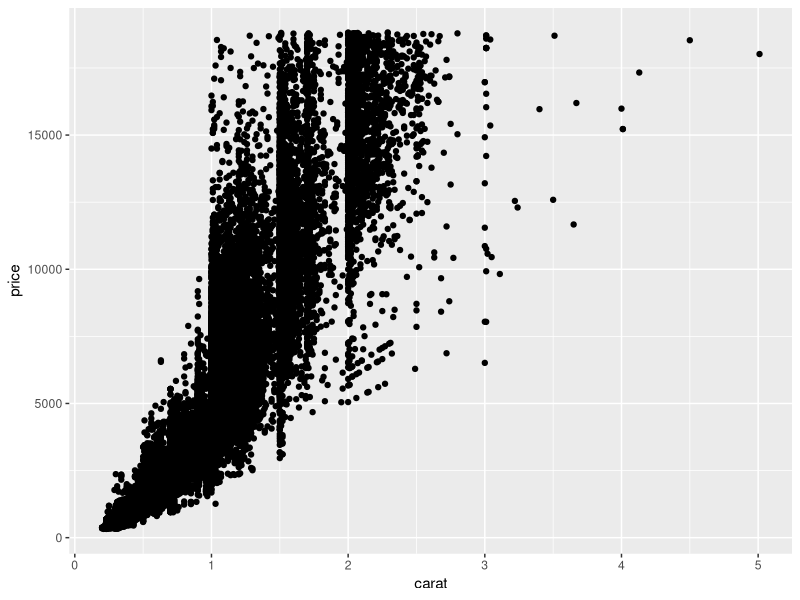
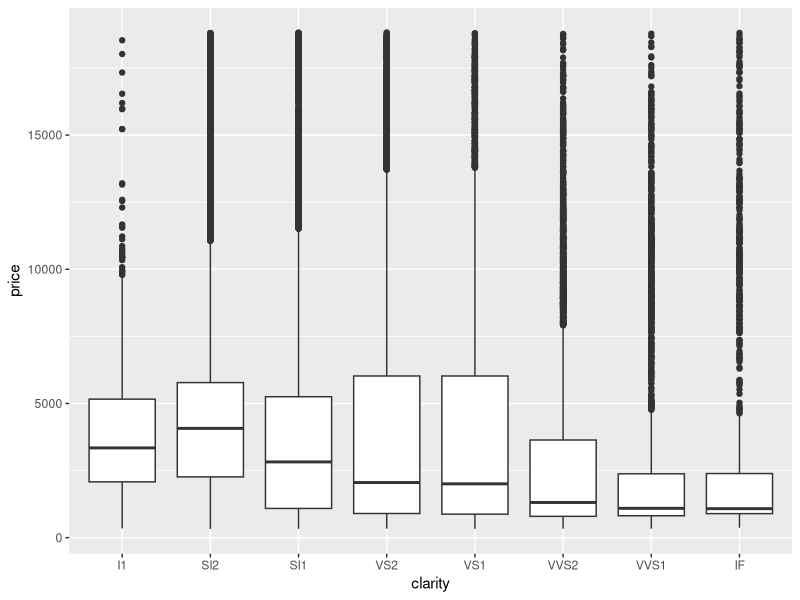
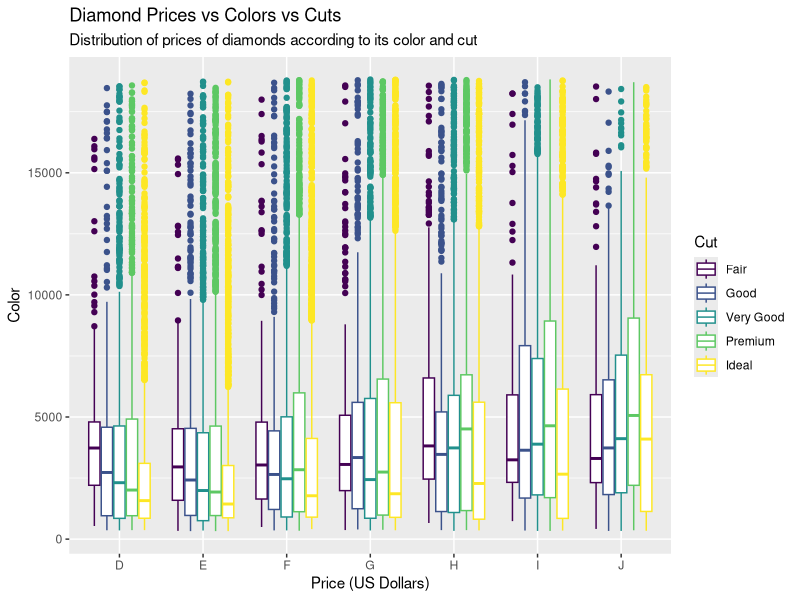
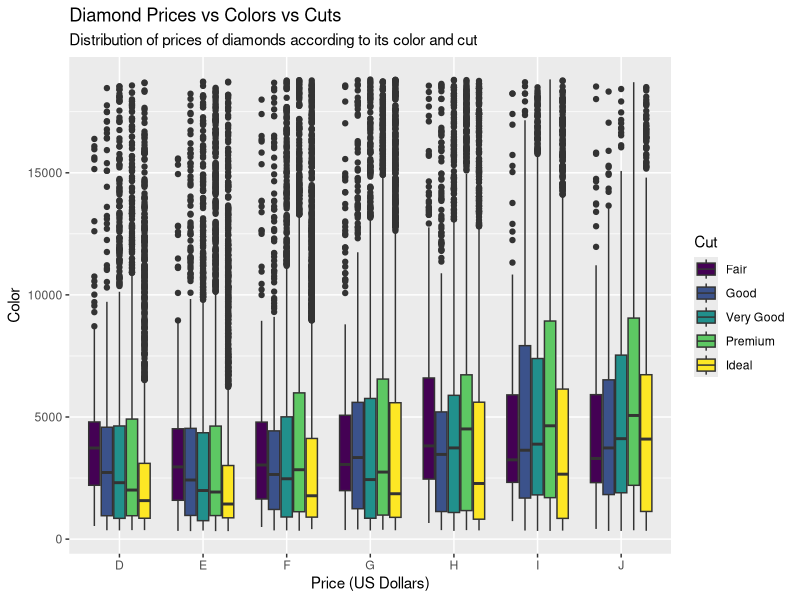
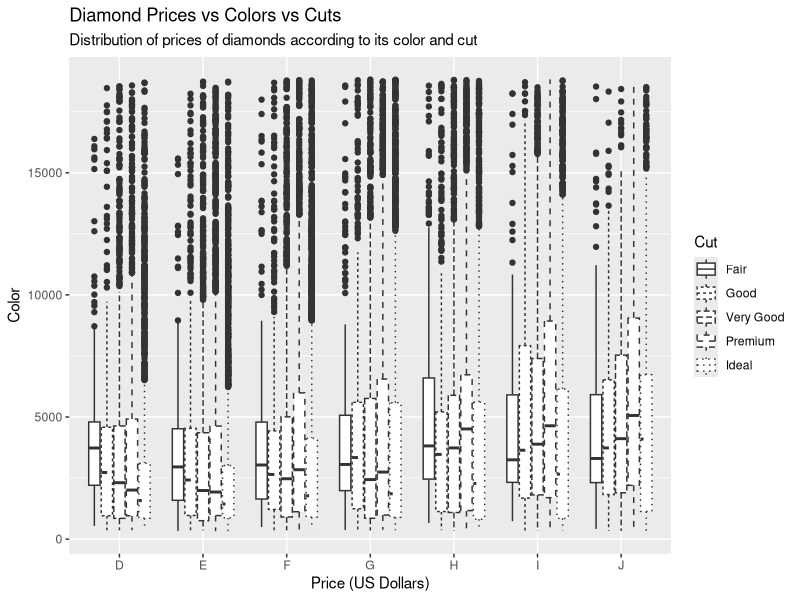
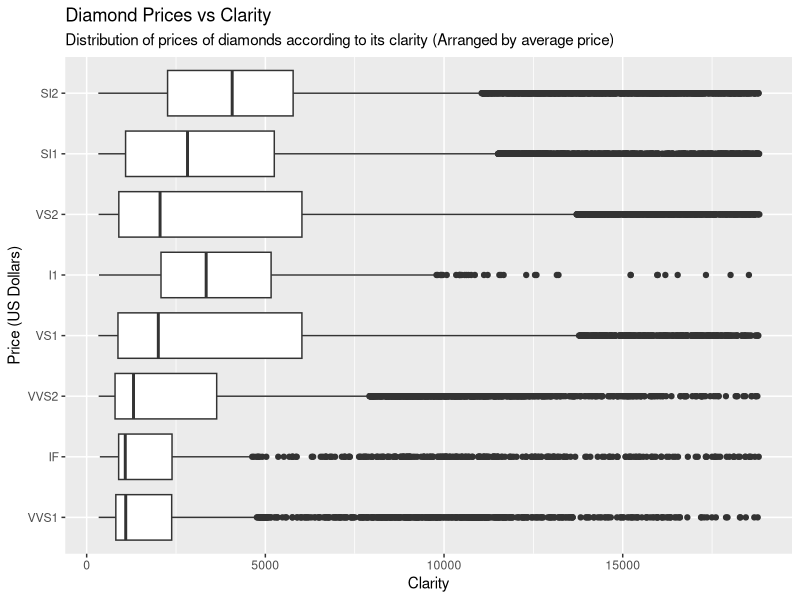

Write the R code that produced these figures, in order.
library(tidyverse)

# 1 - Obtain a visualization that shows the relationship between 
# carat and price. (Pay attention to the types of variables 
# you’re using so that you create the appropriate type 
# of visualization.)

ggplot(data = diamonds, aes(x = carat, y = price)) + 
    geom_point()

# 2 - Repeat the previous problem, but replace carat with 
# clarity. (Be careful, you might not be able to use the 
# same type of visualization as in the previous problem.)

ggplot(data = diamonds, aes(x = clarity, y = price)) + 
    geom_boxplot()

# 3 - According to your plot from the previous problem, which
# type of clarity is priced the highest? Which type has the
# most variation in price?

# Probably SI2? Because the median value in the boxplot is the highest of
# all the categories.
    
# 4 - Referring again to the plot from Exercise 2, why do 
# you think all of the outliers are above the main cluster
# of data points?

# Well, since we're analysing diamonds, it makes sense that diamonds 
# which are outliers would the one that are more expensive, because 
# cheap diamonds aren't a thing I'd guess.
    
# 5 - Obtain a box plot of price vs. color. Three of the 
# aesthetics included in geom_boxplot are color, fill, and
# linetype. Try mapping the cut variable to each of these 
# aesthetics. Which of these three (in your opinion) is the
# most effective way to distinguish among different diamond cuts
# in your box plot and why?

# IMO, the first one is the best one (color), followed by the second one 
# (fill) and then the third one (linetype). Since there are only 5 categories
# for cut, using color to distinguish between categories seems to be a natural
# fit. Also, distinguishing categories through line types in difficult because
# some of them are very similar to each other. Moreover, the fill parameter
# was able to distinguish the boxes really well, but didn't color the outliers.

ggplot(data = diamonds, aes(x = color, y = price, colour = cut)) + 
    labs(title = "Diamond Prices vs Colors vs Cuts",
         subtitle = "Distribution of prices of diamonds according to its color and cut",
         x = "Price (US Dollars)",
         y = "Color",
         colour = "Cut") + 
    geom_boxplot()

ggplot(data = diamonds, aes(x = color, y = price, fill = cut)) + 
    labs(title = "Diamond Prices vs Colors vs Cuts",
         subtitle = "Distribution of prices of diamonds according to its color and cut",
         x = "Price (US Dollars)",
         y = "Color",
         fill = "Cut") + 
    geom_boxplot()

ggplot(data = diamonds, aes(x = color, y = price, linetype = cut)) + 
    labs(title = "Diamond Prices vs Colors vs Cuts",
         subtitle = "Distribution of prices of diamonds according to its color and cut",
         x = "Price (US Dollars)",
         y = "Color",
         linetype = "Cut") + 
    geom_boxplot()

# 6 - Re-do Exercise 2, but display the boxes horizontally, 
# arranged by average price value.

ggplot(data = diamonds, aes(x = reorder(clarity, price), y = price)) + 
    labs(title = "Diamond Prices vs Clarity",
         subtitle = "Distribution of prices of diamonds according to its clarity (Arranged by average price)",
         x = "Price (US Dollars)",
         y = "Clarity") + 
    geom_boxplot() + 
    coord_flip()
